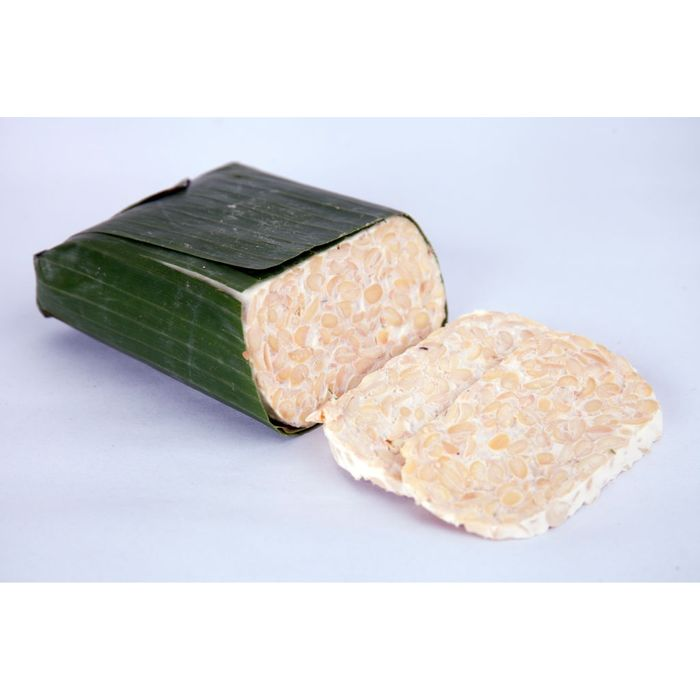
#> input picture day8_ImageManipulation_py/Food.jpg, 700 x 700 px
$ python manipulation.py
#> lines starting #> are read from the running program, lines starting #| are printed output that depends on the picture
from PIL import Image, ImageFilter
import os


image1 = Image.open('Food.jpg')
#> image1 is the input picture: PIL image 700x700 RGB; mean R, G, B 218.3, 218.2, 221.5
image1.rotate(90).save('Food_mod.jpg')
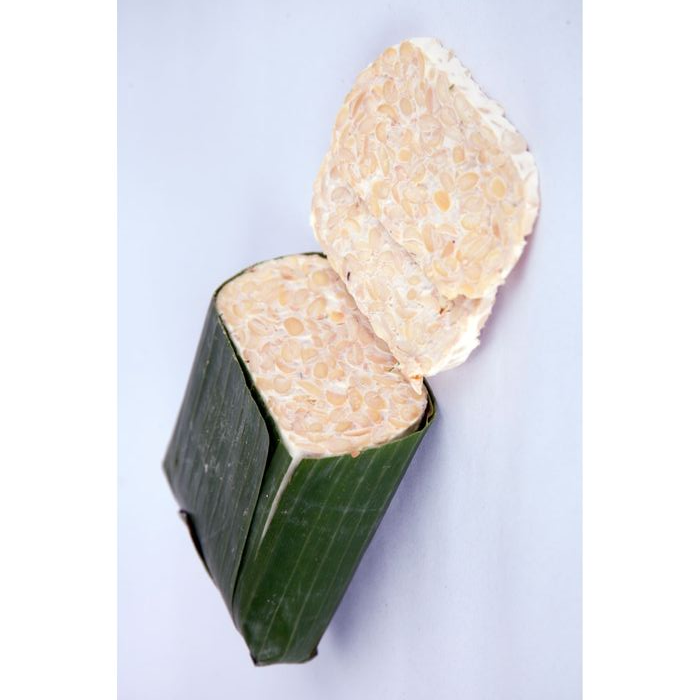
#> saved as Food_mod.jpg: PIL image 700x700 RGB; mean R, G, B 218.3, 218.2, 221.5
image1.convert(mode='L').save('Food_mod_w.jpg')
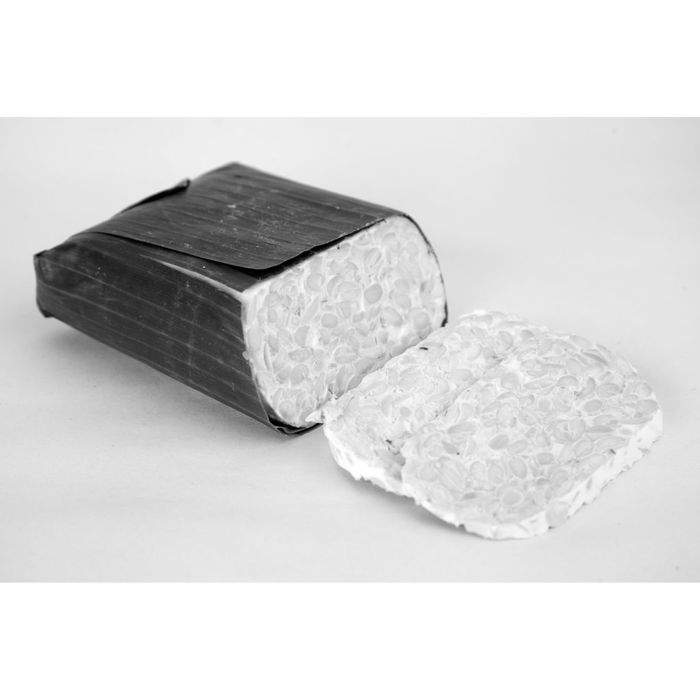
#> saved as Food_mod_w.jpg: PIL image 700x700 L; min 0, max 255, mean 218.6
image1.filter(ImageFilter.GaussianBlur(15)).save('Food_mod_b.jpg')
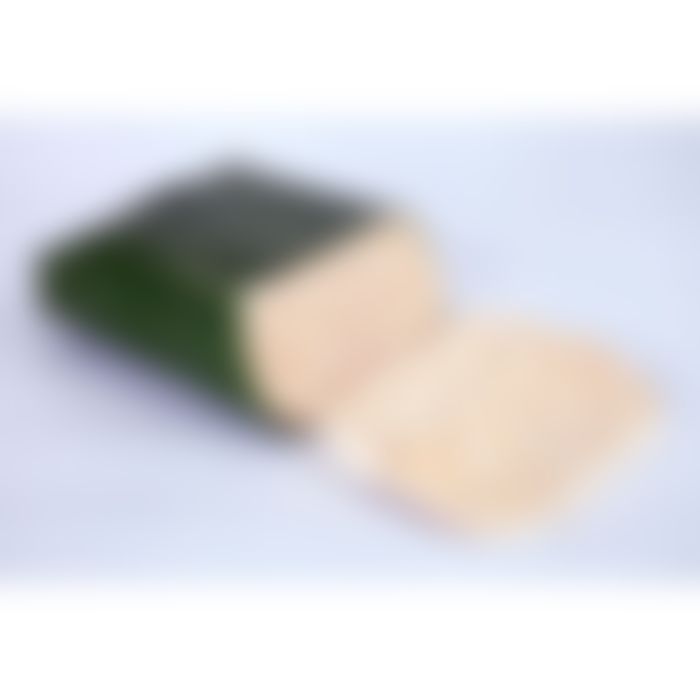
#> saved as Food_mod_b.jpg: PIL image 700x700 RGB; mean R, G, B 218.3, 218.2, 221.5
